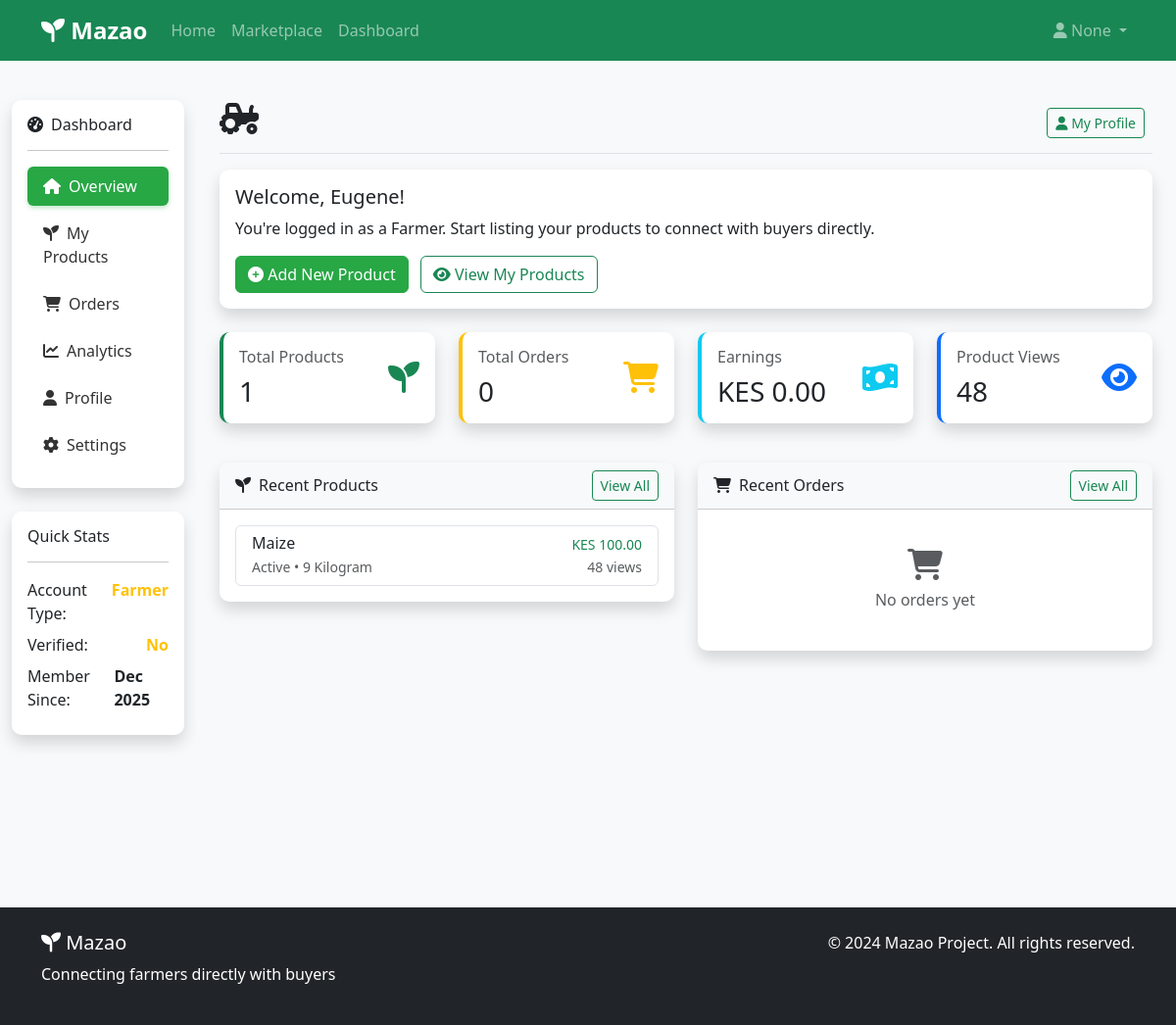
The app's page /users/dashboard/ (signed in), older data.
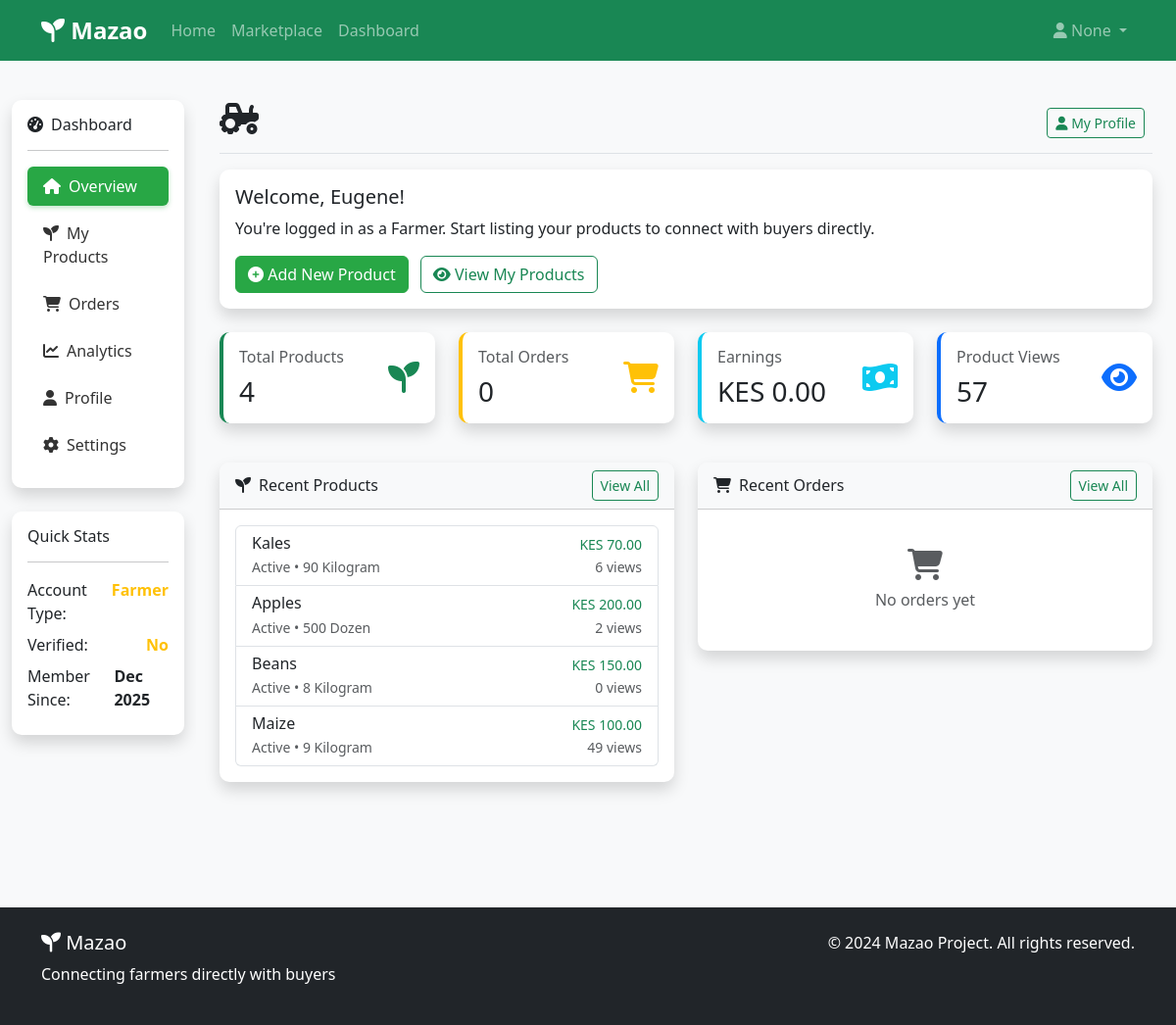
The same page, newer data.
### products/models.py (models this page shows, shortened)
class Product(models.Model):
    class ProductStatus(models.TextChoices):
        ACTIVE = 'active', 'Active'
        OUT_OF_STOCK = 'out_of_stock', 'Out of Stock'
        DISCONTINUED = 'discontinued', 'Discontinued'
    class UnitChoices(models.TextChoices):
        KG = 'kg', 'Kilogram'
        G = 'g', 'Gram'
        L = 'l', 'Liter'
        ML = 'ml', 'Milliliter'
        PIECE = 'piece', 'Piece'
        BUNCH = 'bunch', 'Bunch'
        DOZEN = 'dozen', 'Dozen'
    COUNTY_CHOICES = [
        ('', 'Select County'),
        ('nairobi', 'Nairobi'),
        ('mombasa', 'Mombasa'),
        ('kisumu', 'Kisumu'),
        ('nakuru', 'Nakuru'),
        ('eldoret', 'Eldoret'),
        ('thika', 'Thika'),
        ('kakamega', 'Kakamega'),
        ('kisii', 'Kisii'),
        ('nyeri', 'Nyeri'),
        ('meru', 'Meru'),
        ('machakos', 'Machakos'),
        ('kitui', 'Kitui'),
        ('embu', 'Embu'),
        ('kirinyaga', 'Kirinyaga'),
        ('muranga', 'Muranga'),
        ('kiambu', 'Kiambu'),
        ('bungoma', 'Bungoma'),
        ('busia', 'Busia'),
        ('homa_bay', 'Homa Bay'),
        ('migori', 'Migori'),
        ('siaya', 'Siaya'),
        ('vihiga', 'Vihiga'),
        ('baringo', 'Baringo'),
        ('bomet', 'Bomet'),
        ('elgeyo_marakwet', 'Elgeyo-Marakwet'),
        ('garissa', 'Garissa'),
        ('kilifi', 'Kilifi'),
        ('kwale', 'Kwale'),
        ('lamu', 'Lamu'),
        ('mandera', 'Mandera'),
        ('marsabit', 'Marsabit'),
        ('narok', 'Narok'),
        ('nyamira', 'Nyamira'),
        ('nyandarua', 'Nyandarua'),
        ('nandi', 'Nandi'),
        ('samburu', 'Samburu'),
        ('taita_taveta', 'Taita-Taveta'),
        ('tana_river', 'Tana River'),
        ('trans_nzoia', 'Trans Nzoia'),
        ('turkana', 'Turkana'),
        ('uasin_gishu', 'Uasin Gishu'),
        ('wajir', 'Wajir'),
        ('west_pokot', 'West Pokot'),
    ]
    name = models.CharField(max_length=200)
    slug = models.SlugField(unique=True)
    description = models.TextField()
    price = models.DecimalField(max_digits=10, decimal_places=2)
    quantity = models.PositiveIntegerField(default=1)
    unit = models.CharField(max_length=20, choices=UnitChoices.choices)
    min_order_quantity = models.PositiveIntegerField(default=1)
    category = models.ForeignKey(Category, on_delete=models.SET_NULL, null=True, related_name='products')
    seller = models.ForeignKey(User, on_delete=models.CASCADE, related_name='products')
    location = models.CharField(max_length=255, blank=True)
    county = models.CharField(
        max_length=50,
        choices=COUNTY_CHOICES,
        blank=True,
        null=True
    )
    image = models.ImageField(upload_to='products/', blank=True, null=True)
    is_organic = models.BooleanField(default=False)
    is_fresh = models.BooleanField(default=True)
    featured = models.BooleanField(default=False)
    available_from = models.DateField(null=True, blank=True)
    available_until = models.DateField(null=True, blank=True)
    status = models.CharField(
        max_length=20,
        choices=ProductStatus.choices,
        default=ProductStatus.ACTIVE
    )
    views = models.PositiveIntegerField(default=0)
    created_at = models.DateTimeField(auto_now_add=True)
    updated_at = models.DateTimeField(auto_now=True)
    class Meta:
        ordering = ['-created_at']

### users/views.py (the view)
# urls.py: path('dashboard/', views.dashboard_view, name='dashboard'),
@login_required
def dashboard_view(request):
    user = request.user
    context = {'user': user}
    if user.is_buyer:
        try:
            cart = Cart.objects.get(user=user)
            cart_items = CartItem.objects.filter(cart=cart)
            cart_items_count = cart_items.count()
            cart_total = sum(item.total_price for item in cart_items)
        except Cart.DoesNotExist:
            cart_items_count = 0
            cart_total = 0
        total_orders = Order.objects.filter(user=user).count()
        pending_orders = Order.objects.filter(
            user=user,  # CHANGED
            order_status='pending'
        ).count()
        completed_orders = Order.objects.filter(
            user=user,  # CHANGED
            order_status='completed'
        ).count()
        total_spent_result = Order.objects.filter(
            user=user,  # CHANGED
            order_status='completed'
        ).aggregate(total_spent=Sum('total_amount'))
        total_spent = total_spent_result['total_spent'] or 0
        recent_orders = Order.objects.filter(user=user).order_by('-created_at')[:5]  # CHANGED
        context.update({
            'cart_items_count': cart_items_count,
            'cart_total': cart_total,
            'total_orders': total_orders,
            'pending_orders': pending_orders,
            'completed_orders': completed_orders,
            'total_spent': total_spent,
            'recent_orders': recent_orders,
        })
    elif user.is_farmer:
        products = Product.objects.filter(seller=user)
        total_products = products.count()
        active_products = products.filter(status='active').count()
        out_of_stock = products.filter(status='out_of_stock').count()
        farmer_order_items = OrderItem.objects.filter(product__seller=user)
        total_orders_count = Order.objects.filter(
            items__product__seller=user
        ).distinct().count()
        unique_customers = Order.objects.filter(
            items__product__seller=user
        ).values('user').distinct().count()
        total_earnings_result = Order.objects.filter(
            items__product__seller=user,
            order_status='completed'
        ).distinct().aggregate(total_earnings=Sum('total_amount'))
        total_earnings = total_earnings_result['total_earnings'] or 0
        recent_orders = Order.objects.filter(
            items__product__seller=user
        ).distinct().order_by('-created_at')[:5]
        pending_orders = Order.objects.filter(
            items__product__seller=user,
            order_status='pending'
        ).distinct().count()
        total_views = products.aggregate(total_views=Sum('views'))['total_views'] or 0
        context.update({
            'total_products': total_products,
            'active_products': active_products,
            'out_of_stock': out_of_stock,
            'total_orders': total_orders_count,
            'pending_orders': pending_orders,
            'unique_customers': unique_customers,
            'total_earnings': total_earnings,
            'total_views': total_views,
            'recent_orders': recent_orders,
            'products': products[:5],  # Recent products
        })
    return render(request, 'users/dashboard.html', context)

### users/models.py (called while the page is built)
    @property
    def is_farmer(self):
        return self.user_type == UserType.FARMER

    @property
    def is_buyer(self):
        return self.user_type == UserType.BUYER

### users/templates/users/dashboard.html (shortened to what the changed rows need)
{% extends 'base.html' %}
{% block content %}
<div class="container-fluid py-4">
    <div class="row">
        <div class="col-md-9 ms-sm-auto col-lg-10 px-md-4">
            <div class="d-flex justify-content-between flex-wrap flex-md-nowrap align-items-center pt-3 pb-2 mb-3 border-bottom">
                <h1 class="h2">
                    <i class="fas {% if user.is_farmer %}fa-tractor{% else %}fa-shopping-basket{% endif %} me-2"></i>
                </h1>
            </div>
            <div class="row mb-4">
                {% if user.is_farmer %}
                <div class="col-md-3 mb-3">
                    <div class="card shadow border-start border-success border-4">
                        <div class="card-body">
                            <div class="d-flex justify-content-between">
                                <div>
                                    <h6 class="text-muted">Total Products</h6>
                                    <h3 class="mb-0">{{ total_products }}</h3>
                                </div>
                                <div class="align-self-center">
                                    <i class="fas fa-seedling fa-2x text-success"></i>
                                </div>
                            </div>
                        </div>
                    </div>
                </div>
                <div class="col-md-3 mb-3">
                    <div class="card shadow border-start border-warning border-4">
                        <div class="card-body">
                            <div class="d-flex justify-content-between">
                                <div>
                                    <h6 class="text-muted">Total Orders</h6>
                                    <h3 class="mb-0">{{ total_orders }}</h3>
                                </div>
                                <div class="align-self-center">
                                    <i class="fas fa-shopping-cart fa-2x text-warning"></i>
                                </div>
                            </div>
                        </div>
                    </div>
                </div>
                <div class="col-md-3 mb-3">
                    <div class="card shadow border-start border-info border-4">
                        <div class="card-body">
                            <div class="d-flex justify-content-between">
                                <div>
                                    <h6 class="text-muted">Earnings</h6>
                                    <h3 class="mb-0">KES {{ total_earnings|floatformat:2 }}</h3>
                                </div>
                                <div class="align-self-center">
                                    <i class="fas fa-money-bill-wave fa-2x text-info"></i>
                                </div>
                            </div>
                        </div>
                    </div>
                </div>
                <div class="col-md-3 mb-3">
                    <div class="card shadow border-start border-primary border-4">
                        <div class="card-body">
                            <div class="d-flex justify-content-between">
                                <div>
                                    <h6 class="text-muted">Product Views</h6>
                                    <h3 class="mb-0">{{ total_views }}</h3>
                                </div>
                                <div class="align-self-center">
                                    <i class="fas fa-eye fa-2x text-primary"></i>
                                </div>
                            </div>
                        </div>
                    </div>
                </div>
                {% endif %}
            </div>
            <div class="row">
                {% if user.is_farmer %}
                <div class="col-md-6 mb-4">
                    <div class="card shadow">
                        <div class="card-body">
                            {% if products %}
                            <div class="list-group">
                                {% for product in products %}
                                <a href="{% url 'products:product_detail' product.slug %}" class="list-group-item list-group-item-action">
                                    <div class="d-flex w-100 justify-content-between">
                                        <h6 class="mb-1">{{ product.name|truncatechars:30 }}</h6>
                                        <small class="text-success">KES {{ product.price|floatformat:2 }}</small>
                                    </div>
                                    <div class="d-flex justify-content-between">
                                        <small class="text-muted">
                                            {{ product.get_status_display }} •
                                            {{ product.quantity }} {{ product.get_unit_display }}
                                        </small>
                                        <small class="text-muted">{{ product.views }} views</small>
                                    </div>
                                </a>
                                {% endfor %}
                            </div>
                            {% endif %}
                        </div>
                    </div>
                </div>
                {% endif %}
            </div>
        </div>
    </div>
</div>
{% endblock %}

Row changes from the older to the newer data that the page shows:
added Product: name "Kales", price "70.00", status "Active", quantity "90", unit "Kilogram", views "6"
added Product: name "Apples", price "200.00", status "Active", quantity "500", unit "Dozen", views "2"
added Product: name "Beans", price "150.00", status "Active", quantity "8", unit "Kilogram", views "0"
changed Product "Maize": views "48" → "49"
Text that changed along with them:
{{ total_products }}: "1" → "4"
{{ total_views }}: "48" → "57"
